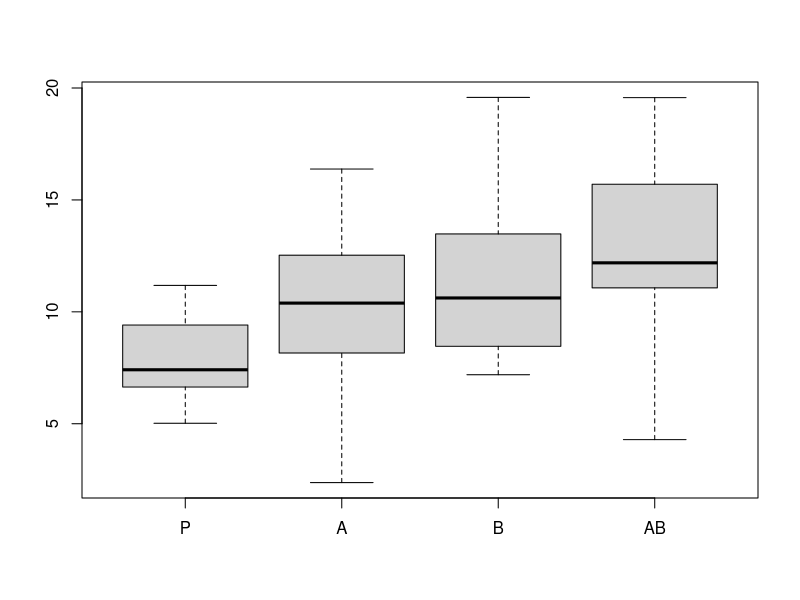

The R script that drew this image:
## ---- chunk 1
library(reshape)
P <- round(rnorm(25, 8, 2.5), 2)
A <- round(rnorm(25, 10, 3), 2)
B <- round(rnorm(25, 11, 3.5), 2)
AB <- round(rnorm(25, 14, 3.5), 2)
combo <- data.frame(P, A, B, AB)
write.csv(combo, "combo.csv", row.names=FALSE)
melted <- melt(combo)
## ---- chunk 2
summary(combo)
## ---- chunk 3
boxplot(combo)
## ---- chunk 4
pairwise.t.test(melted$value, melted$variable, paired = F, 
                                   alternative = "two.sided")
